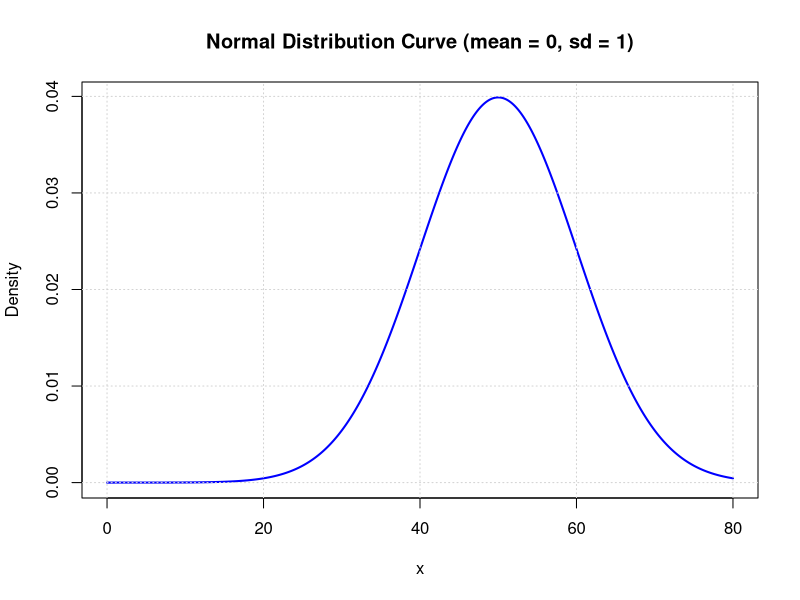

Here is the R script that generated this plot:
# Define the mean and standard deviation
mean <-50
sd <- 10

# Define a sequence of x-values
x <- seq(0, 80, length.out = 1000)  # From -4 to 4 standard deviations

# Calculate the corresponding y-values using dnorm()
y <- dnorm(x, mean = mean, sd = sd)

# Plot the normal curve
plot(x, y, type = "l", lwd = 2, col = "blue", 
     xlab = "x", ylab = "Density", 
     main = "Normal Distribution Curve (mean = 0, sd = 1)")

# Add a grid for better visualization
grid()